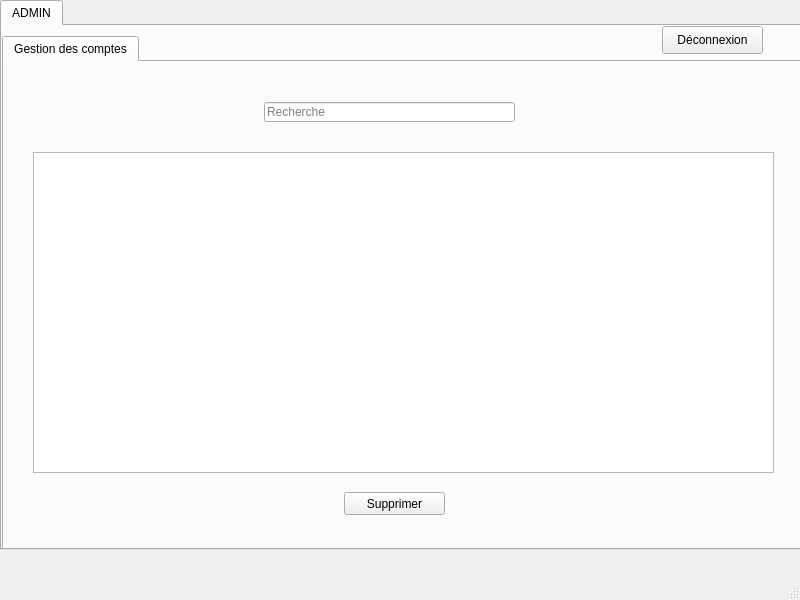
<?xml version="1.0" encoding="UTF-8"?>
<ui version="4.0">
 <class>admin</class>
 <widget class="QMainWindow" name="admin">
  <property name="geometry">
   <rect>
    <x>0</x>
    <y>0</y>
    <width>800</width>
    <height>600</height>
   </rect>
  </property>
  <property name="minimumSize">
   <size>
    <width>800</width>
    <height>600</height>
   </size>
  </property>
  <property name="maximumSize">
   <size>
    <width>800</width>
    <height>600</height>
   </size>
  </property>
  <property name="windowTitle">
   <string>ADMIN</string>
  </property>
  <widget class="QWidget" name="centralwidget">
   <widget class="QTabWidget" name="tabWidget_2">
    <property name="geometry">
     <rect>
      <x>0</x>
      <y>0</y>
      <width>820</width>
      <height>550</height>
     </rect>
    </property>
    <property name="currentIndex">
     <number>0</number>
    </property>
    <widget class="QWidget" name="tab_4">
     <attribute name="title">
      <string>ADMIN</string>
     </attribute>
     <widget class="QTabWidget" name="tabWidget">
      <property name="geometry">
       <rect>
        <x>0</x>
        <y>10</y>
        <width>801</width>
        <height>531</height>
       </rect>
      </property>
      <property name="tabShape">
       <enum>QTabWidget::Rounded</enum>
      </property>
      <property name="currentIndex">
       <number>0</number>
      </property>
      <widget class="QWidget" name="tab_2">
       <attribute name="title">
        <string>Gestion des comptes</string>
       </attribute>
       <widget class="QTableView" name="tabetudiant">
        <property name="geometry">
         <rect>
          <x>29</x>
          <y>90</y>
          <width>741</width>
          <height>321</height>
         </rect>
        </property>
       </widget>
       <widget class="QLabel" name="label_6">
        <property name="geometry">
         <rect>
          <x>0</x>
          <y>-60</y>
          <width>821</width>
          <height>571</height>
         </rect>
        </property>
        <property name="text">
         <string/>
        </property>
       </widget>
       <widget class="QLineEdit" name="lineEdit_id_6">
        <property name="geometry">
         <rect>
          <x>260</x>
          <y>40</y>
          <width>251</width>
          <height>20</height>
         </rect>
        </property>
        <property name="placeholderText">
         <string>Recherche</string>
        </property>
       </widget>
       <widget class="QPushButton" name="pb_supprimer_5">
        <property name="geometry">
         <rect>
          <x>340</x>
          <y>430</y>
          <width>101</width>
          <height>23</height>
         </rect>
        </property>
        <property name="text">
         <string>Supprimer</string>
        </property>
       </widget>
       <zorder>label_6</zorder>
       <zorder>tabetudiant</zorder>
       <zorder>lineEdit_id_6</zorder>
       <zorder>pb_supprimer_5</zorder>
      </widget>
     </widget>
     <widget class="QPushButton" name="pushButton">
      <property name="geometry">
       <rect>
        <x>660</x>
        <y>0</y>
        <width>101</width>
        <height>28</height>
       </rect>
      </property>
      <property name="text">
       <string>Déconnexion</string>
      </property>
     </widget>
    </widget>
   </widget>
  </widget>
  <widget class="QMenuBar" name="menubar">
   <property name="geometry">
    <rect>
     <x>0</x>
     <y>0</y>
     <width>800</width>
     <height>26</height>
    </rect>
   </property>
  </widget>
  <widget class="QStatusBar" name="statusbar"/>
 </widget>
 <resources/>
 <connections/>
</ui>
